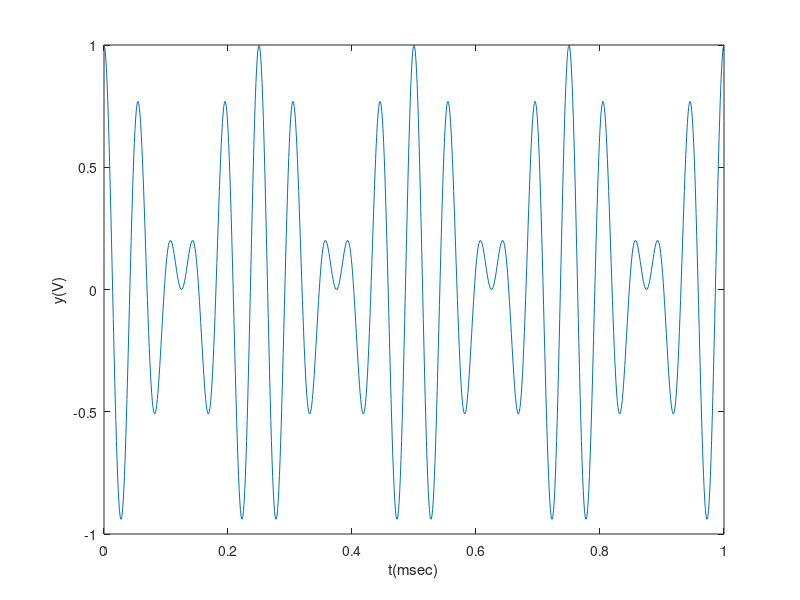
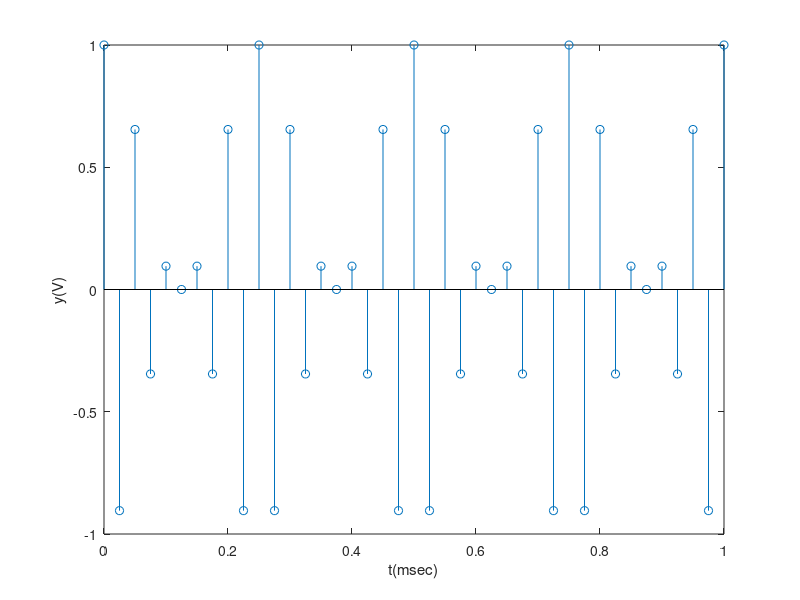
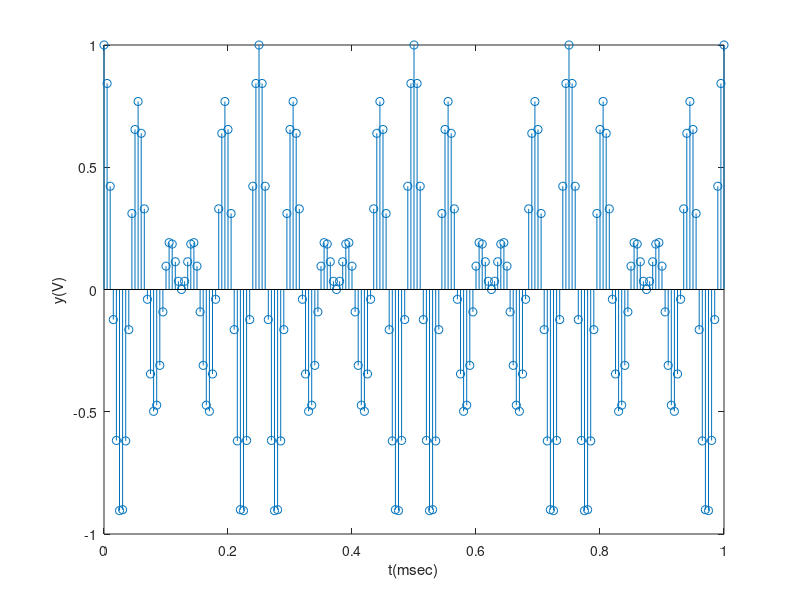
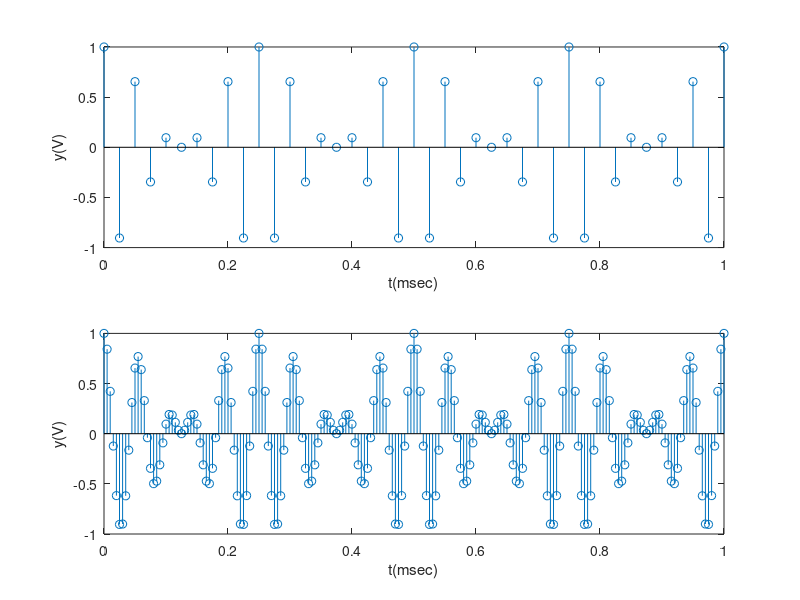

Source code (MATLAB) for these figures, in order:
fm=2;
AM=7;
A=1;
t=[0:0.001:1];
y=A*cos(2*pi*fm*t).*cos(2*pi*(AM+2)*fm*t);
plot(t,y)
xlabel('t(msec)')
ylabel('y(V)')

fs1=20*fm;
ts1=1/fs1;
fs2=100*fm;
ts2=1/fs2;

t1=[0:ts1:1];
y1=A*cos(2*pi*fm*t1).*cos(2*pi*(AM+2)*fm*t1);
figure
stem(t1,y1)
xlabel('t(msec)')
ylabel('y(V)')

t2=[0:ts2:1];
y2=A*cos(2*pi*fm*t2).*cos(2*pi*(AM+2)*fm*t2);
figure
stem(t2,y2)
xlabel('t(msec)')
ylabel('y(V)')

figure
subplot(2,1,1)
stem(t1,y1)
xlabel('t(msec)')
ylabel('y(V)')
subplot(2,1,2)
stem(t2,y2)
xlabel('t(msec)')
ylabel('y(V)')


fs3=5*fm;
ts3=1/fs3;

t3=[0:ts3:1];
y3=A*cos(2*pi*fm*t3).*cos(2*pi*(AM+2)*fm*t3);
figure
stem(t3,y3);
xlabel('t(msec)')
ylabel('y(V)')


% --------------------------------------------------------------------
y1=cos(2*pi*fm*t);
y2=cos(2*pi*(AM+2)*fm*t);
plot(t,y1);hold on
plot(t,y2)

y3=0.5*(cos(2*pi*((AM+2)*fm+fm)*t)+cos(2*pi*((AM+2)*fm-fm)*t));
subplot(3,1,1)
plot(t,y3)
y4=cos(2*pi*((AM+2)*fm+fm)*t);
subplot(3,1,2)
plot(t,y4)
y5=cos(2*pi*((AM+2)*fm-fm)*t);
subplot(3,1,3)
plot(t,y5)